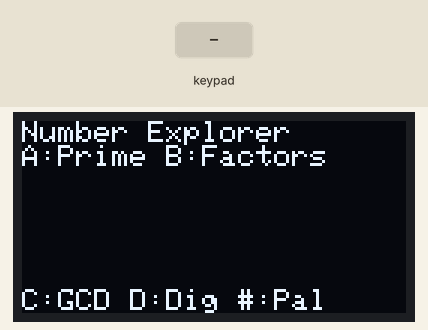
Simulated run of this sketch. Board: ESP32. On the bench: 128×64 one-colour display. Inputs (shaded band) come from the test bench.

Above: at 1.2 s.
1.3 s: keypad keys 1 3 1 2 1 4 2 7 # pressed 0.4 s apart
At 4.9 s:
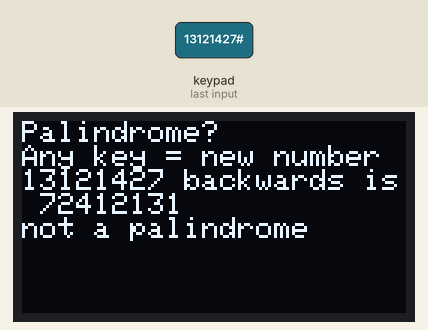
6.4 s: keypad keys 1 3 1 2 1 4 2 7 A pressed 0.4 s apart
At 11.1 s:
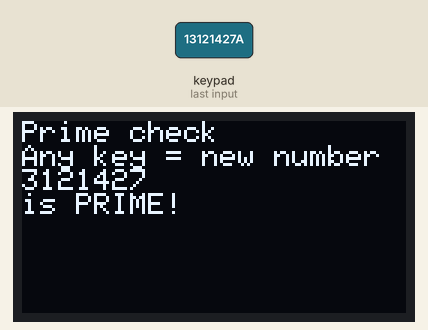
11.5 s: keypad keys 1 3 1 2 1 4 2 7 D pressed 0.4 s apart
At 15.2 s:
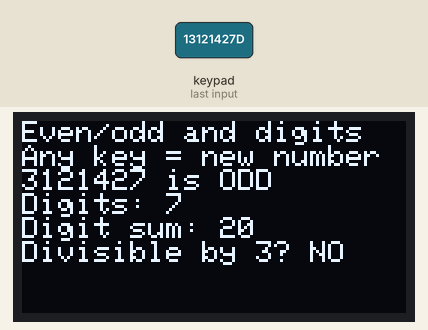
16.6 s: keypad keys 2 6 2 5 3 3 3 2 A pressed 0.4 s apart
At 20.1 s:
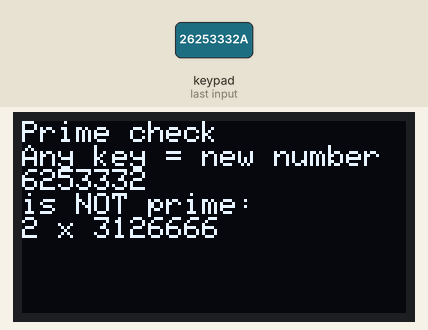
21.7 s: keypad keys 2 6 2 5 3 3 3 2 D pressed 0.4 s apart
At 26.3 s:
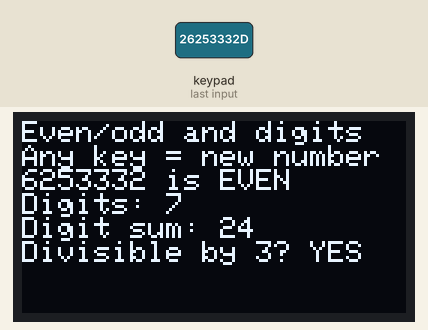
26.8 s: key '1' pressed
At 28.0 s:
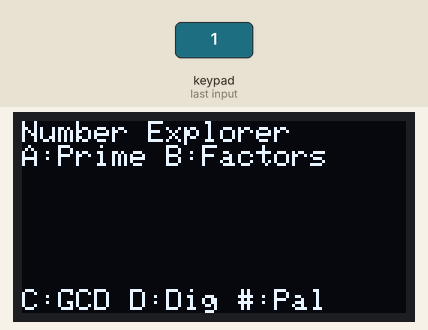
Timing chart, 0 to 29.3 s (numbered marks = the images above; inputs shaded):
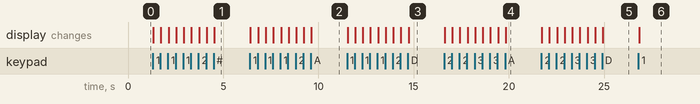

The sketch:

bonus_4_palindromes.ino
```cpp
// Project 08, Bonus 4 - Palindromes
// # checks if the number reads the same backwards

#include <Wire.h>
#include <Adafruit_GFX.h>
#include <Adafruit_SSD1306.h>
#include <Keypad.h>

const byte ROWS = 4;
const byte COLS = 4;
char keys[ROWS][COLS] = {
  {'1', '2', '3', 'A'},
  {'4', '5', '6', 'B'},
  {'7', '8', '9', 'C'},
  {'*', '0', '#', 'D'}
};
byte rowPins[ROWS] = {13, 12, 14, 27};
byte colPins[COLS] = {26, 25, 33, 32};
Keypad keypad = Keypad(makeKeymap(keys), rowPins, colPins, ROWS, COLS);

const int SCREEN_WIDTH  = 128;
const int SCREEN_HEIGHT = 64;
Adafruit_SSD1306 display(SCREEN_WIDTH, SCREEN_HEIGHT, &Wire, -1);

String typed = "";
unsigned long num1 = 0;
int stage = 1;     // 1 = first number, 2 = second number (GCD), 3 = result

void setup() {
  Serial.begin(115200);
  if (!display.begin(SSD1306_SWITCHCAPVCC, 0x3C)) {
    Serial.println("OLED not found");
  }
  display.setTextColor(SSD1306_WHITE);
  showEntry();
}

void loop() {
  char key = keypad.getKey();
  if (!key) return;

  if (key == '*' || stage == 3) {
    typed = "";
    stage = 1;
    showEntry();
    return;
  }
  if (key >= '0' && key <= '9') {
    if (typed.length() < 9) typed += key;
    showEntry();
    return;
  }
  if (typed.length() == 0) return;          // type a number first

  unsigned long n = typed.toInt();
  if (stage == 1) {
    if (key == 'A') { showPrime(n); stage = 3; }
    else if (key == 'B') { showFactors(n); stage = 3; }
    else if (key == 'C') { num1 = n; typed = ""; stage = 2; showEntry(); }
    else if (key == 'D') { showDigits(n); stage = 3; }
    else if (key == '#') { showPalindrome(n); stage = 3; }
  } else if (stage == 2 && key == '#') {
    showGcdLcm(num1, n);
    stage = 3;
  }
}

unsigned long firstFactor(unsigned long n) {
  unsigned long d = 2;
  while (d * d <= n) {
    if (n % d == 0) return d;
    d++;
  }
  return 0;
}

unsigned long gcd(unsigned long a, unsigned long b) {
  while (b != 0) {
    unsigned long r = a % b;
    a = b;
    b = r;
  }
  return a;
}

void startScreen(String title) {
  display.clearDisplay();
  display.setTextSize(1);
  display.setCursor(0, 0);
  display.println(title);
  display.println("Any key = new number");
  display.setCursor(0, 16);
}

void showEntry() {
  display.clearDisplay();
  display.setTextSize(1);
  display.setCursor(0, 0);
  if (stage == 1) {
    display.println("Number Explorer");
    display.println("A:Prime B:Factors");
  } else {
    display.print("GCD/LCM with ");
    display.println(num1);
    display.println("2nd number, then #");
  }
  display.setTextSize(2);
  display.setCursor(0, 24);
  display.println(typed);
  if (stage == 1) {
    display.setTextSize(1);
    display.setCursor(0, 56);
    display.println("C:GCD D:Dig #:Pal");
  }
  display.display();
}

void showPrime(unsigned long n) {
  startScreen("Prime check");
  display.println(n);
  if (n < 2) {
    display.println("is NOT prime.");
    display.println("Primes start at 2.");
  } else {
    unsigned long f = firstFactor(n);
    if (f == 0) {
      display.println("is PRIME!");
    } else {
      display.println("is NOT prime:");
      display.print(f);
      display.print(" x ");
      display.println(n / f);
    }
  }
  display.display();
}

void showFactors(unsigned long n) {
  startScreen("Factors");
  if (n == 0 || n > 100000) {
    display.println("Works for 1-100000.");
    display.display();
    return;
  }
  int count = 0;
  for (unsigned long d = 1; d <= n; d++) {
    if (n % d == 0) {
      display.print(d);
      display.print(" ");
      count++;
    }
  }
  display.println();
  display.print("(");
  display.print(count);
  display.println(" factors)");
  display.display();
}

void showGcdLcm(unsigned long a, unsigned long b) {
  startScreen("GCD and LCM");
  display.print(a);
  display.print(" and ");
  display.println(b);
  if (a == 0 || b == 0) {
    display.println("Use numbers above 0");
  } else {
    unsigned long g = gcd(a, b);
    unsigned long long lcm = (unsigned long long)(a / g) * b;
    display.print("GCD = ");
    display.println(g);
    display.print("LCM = ");
    display.println(lcm);
  }
  display.display();
}

void showDigits(unsigned long n) {
  int digitCount = 0;
  int digitSum = 0;
  unsigned long temp = n;
  while (temp > 0) {
    digitSum += temp % 10;
    temp = temp / 10;
    digitCount++;
  }
  if (n == 0) digitCount = 1;

  startScreen("Even/odd and digits");
  display.print(n);
  if (n % 2 == 0) display.println(" is EVEN");
  else display.println(" is ODD");
  display.print("Digits: ");
  display.println(digitCount);
  display.print("Digit sum: ");
  display.println(digitSum);
  display.print("Divisible by 3? ");
  if (digitSum % 3 == 0) display.println("YES");
  else display.println("NO");
  display.display();
}

unsigned long reverseNumber(unsigned long n) {
  unsigned long reversed = 0;
  while (n > 0) {
    reversed = reversed * 10 + n % 10;
    n = n / 10;
  }
  return reversed;
}

void showPalindrome(unsigned long n) {
  startScreen("Palindrome?");
  unsigned long r = reverseNumber(n);
  display.print(n);
  display.print(" backwards is ");
  display.println(r);
  if (r == n) {
    display.println("PALINDROME!");
  } else {
    display.println("not a palindrome");
  }
  display.display();
}
```

Measured:
- after the input at 1.3 s, the display: first changes at once (image 1 shows a later state)
- after the input at 6.4 s, the display: first changes at once (image 2 shows a later state)
- after the input at 11.5 s, the display: first changes at once (image 3 shows a later state)
- after the input at 16.6 s, the display: first changes at once (image 4 shows a later state)
- after the input at 21.7 s, the display: first changes at once (image 5 shows a later state)
- after the input at 26.8 s, the display: changes at once (image 6)
